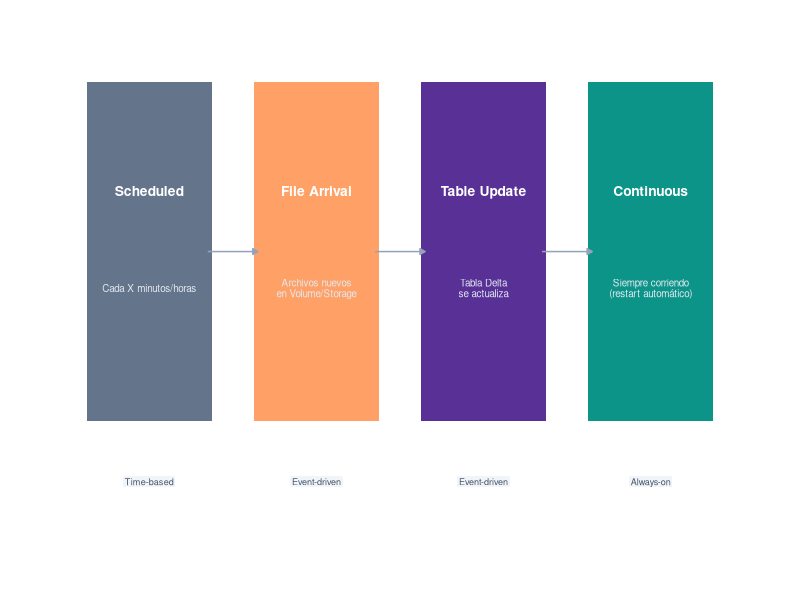
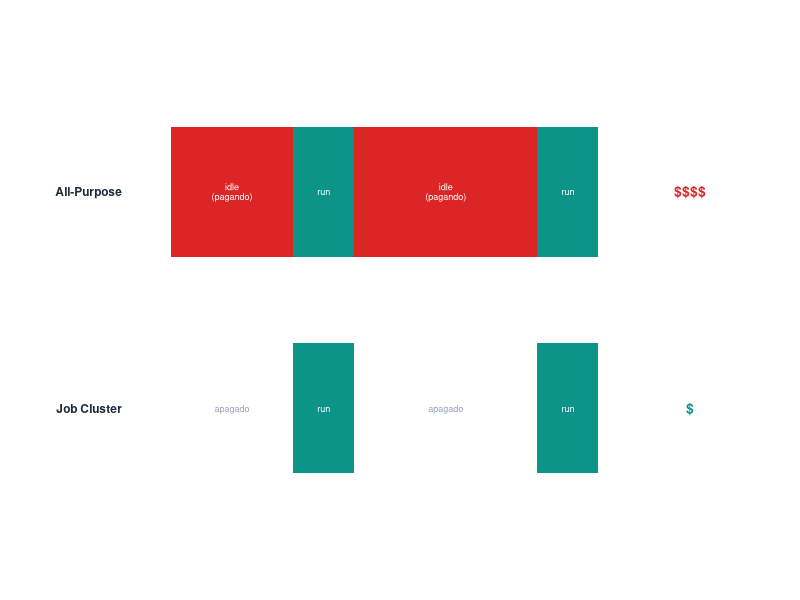
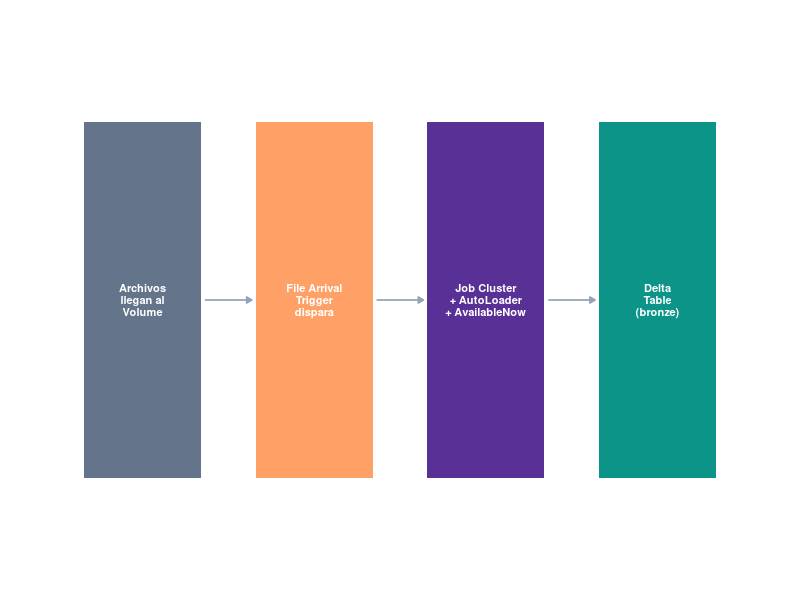

Reproduce these figures in R, in order.
## ---- chunk 1
#| echo: false
#| warning: false
#| message: false
#| fig-width: 9
#| fig-height: 4
#| fig-align: center

library(ggplot2)

triggers <- data.frame(
  x = c(1, 3, 5, 7),
  y = c(1, 1, 1, 1),
  label = c("Scheduled", "File Arrival", "Table Update", "Continuous"),
  sublabel = c("Cada X minutos/horas", "Archivos nuevos\nen Volume/Storage", "Tabla Delta\nse actualiza", "Siempre corriendo\n(restart automático)"),
  color = c("#64748b", "#FFA166", "#593196", "#0d9488"),
  tipo = c("Time-based", "Event-driven", "Event-driven", "Always-on")
)

arrows <- data.frame(
  x = c(1.7, 3.7, 5.7),
  xend = c(2.3, 4.3, 6.3),
  y = c(1, 1, 1),
  yend = c(1, 1, 1)
)

ggplot() +
  geom_tile(data = triggers, aes(x = x, y = y, fill = color),
            width = 1.5, height = 1.4, color = NA, show.legend = FALSE) +
  geom_text(data = triggers, aes(x = x, y = y + 0.25, label = label),
            color = "white", size = 3.5, fontface = "bold") +
  geom_text(data = triggers, aes(x = x, y = y - 0.15, label = sublabel),
            color = "#e2e8f0", size = 2.5, lineheight = 0.9) +
  geom_label(data = triggers, aes(x = x, y = y - 0.95, label = tipo),
             fill = "#f1f5f9", color = "#475569", size = 2.3,
             label.padding = unit(0.15, "lines"), label.size = 0) +
  geom_segment(data = arrows, aes(x = x, xend = xend, y = y, yend = yend),
               arrow = arrow(length = unit(0.15, "cm"), type = "closed"),
               color = "#94a3b8", linewidth = 0.5) +
  scale_fill_identity() +
  coord_cartesian(xlim = c(-0.2, 8.2), ylim = c(-0.3, 1.9)) +
  theme_void() +
  theme(plot.margin = margin(5, 10, 5, 10))
## ---- chunk 2
#| echo: false
#| warning: false
#| message: false
#| fig-width: 9
#| fig-height: 3.5
#| fig-align: center

library(ggplot2)

# Timeline comparison
timeline <- data.frame(
  tipo = rep(c("All-Purpose Cluster", "Job Cluster"), each = 4),
  fase = rep(c("Idle", "Ejecutando", "Idle", "Ejecutando"), 2),
  xmin = c(0, 2, 3, 6, 0, 2, 3, 6),
  xmax = c(2, 3, 6, 7, 0, 3, 3, 7),
  color = c("#dc2626", "#0d9488", "#dc2626", "#0d9488",
            "#e2e8f0", "#0d9488", "#e2e8f0", "#0d9488"),
  y = rep(c(2, 1), each = 4)
)

# Filtrar segmentos con ancho 0
timeline <- timeline[timeline$xmin != timeline$xmax, ]

labels_data <- data.frame(
  x = c(-0.8, -0.8),
  y = c(2, 1),
  label = c("All-Purpose", "Job Cluster")
)

cost_labels <- data.frame(
  x = c(8.5, 8.5),
  y = c(2, 1),
  label = c("$$$$", "$"),
  color = c("#dc2626", "#0d9488")
)

ggplot() +
  geom_rect(data = timeline,
            aes(xmin = xmin, xmax = xmax, ymin = y - 0.3, ymax = y + 0.3, fill = color),
            color = NA, show.legend = FALSE) +
  geom_text(data = labels_data, aes(x = x, y = y, label = label),
            color = "#1e293b", size = 3, fontface = "bold", hjust = 1) +
  geom_text(data = cost_labels, aes(x = x, y = y, label = label, color = color),
            size = 3.5, fontface = "bold", show.legend = FALSE) +
  annotate("text", x = 1, y = 2, label = "idle\n(pagando)", color = "white", size = 2.3, lineheight = 0.9) +
  annotate("text", x = 2.5, y = 2, label = "run", color = "white", size = 2.3) +
  annotate("text", x = 4.5, y = 2, label = "idle\n(pagando)", color = "white", size = 2.3, lineheight = 0.9) +
  annotate("text", x = 6.5, y = 2, label = "run", color = "white", size = 2.3) +
  annotate("text", x = 2.5, y = 1, label = "run", color = "white", size = 2.3) +
  annotate("text", x = 6.5, y = 1, label = "run", color = "white", size = 2.3) +
  annotate("text", x = 1, y = 1, label = "apagado", color = "#94a3b8", size = 2.3) +
  annotate("text", x = 4.5, y = 1, label = "apagado", color = "#94a3b8", size = 2.3) +
  scale_fill_identity() +
  scale_color_identity() +
  coord_cartesian(xlim = c(-2, 9.5), ylim = c(0.3, 2.7)) +
  theme_void() +
  theme(plot.margin = margin(10, 10, 10, 10))
## ---- chunk 3
#| echo: false
#| warning: false
#| message: false
#| fig-width: 9
#| fig-height: 3
#| fig-align: center

library(ggplot2)

nodes <- data.frame(
  x = c(1, 3.2, 5.4, 7.6),
  y = c(1, 1, 1, 1),
  label = c("Archivos\nllegan al\nVolume", "File Arrival\nTrigger\ndispara", "Job Cluster\n+ AutoLoader\n+ AvailableNow", "Delta\nTable\n(bronze)"),
  color = c("#64748b", "#FFA166", "#593196", "#0d9488")
)

arrows <- data.frame(
  x = c(1.8, 4.0, 6.2),
  xend = c(2.4, 4.6, 6.8),
  y = c(1, 1, 1),
  yend = c(1, 1, 1)
)

ggplot() +
  geom_tile(data = nodes, aes(x = x, y = y, fill = color),
            width = 1.5, height = 1.2, color = NA, show.legend = FALSE) +
  geom_text(data = nodes, aes(x = x, y = y, label = label),
            color = "white", size = 2.8, fontface = "bold", lineheight = 0.9) +
  geom_segment(data = arrows, aes(x = x, xend = xend, y = y, yend = yend),
               arrow = arrow(length = unit(0.15, "cm"), type = "closed"),
               color = "#94a3b8", linewidth = 0.6) +
  scale_fill_identity() +
  coord_cartesian(xlim = c(-0.2, 8.8), ylim = c(0.1, 1.9)) +
  theme_void() +
  theme(plot.margin = margin(5, 10, 5, 10))
